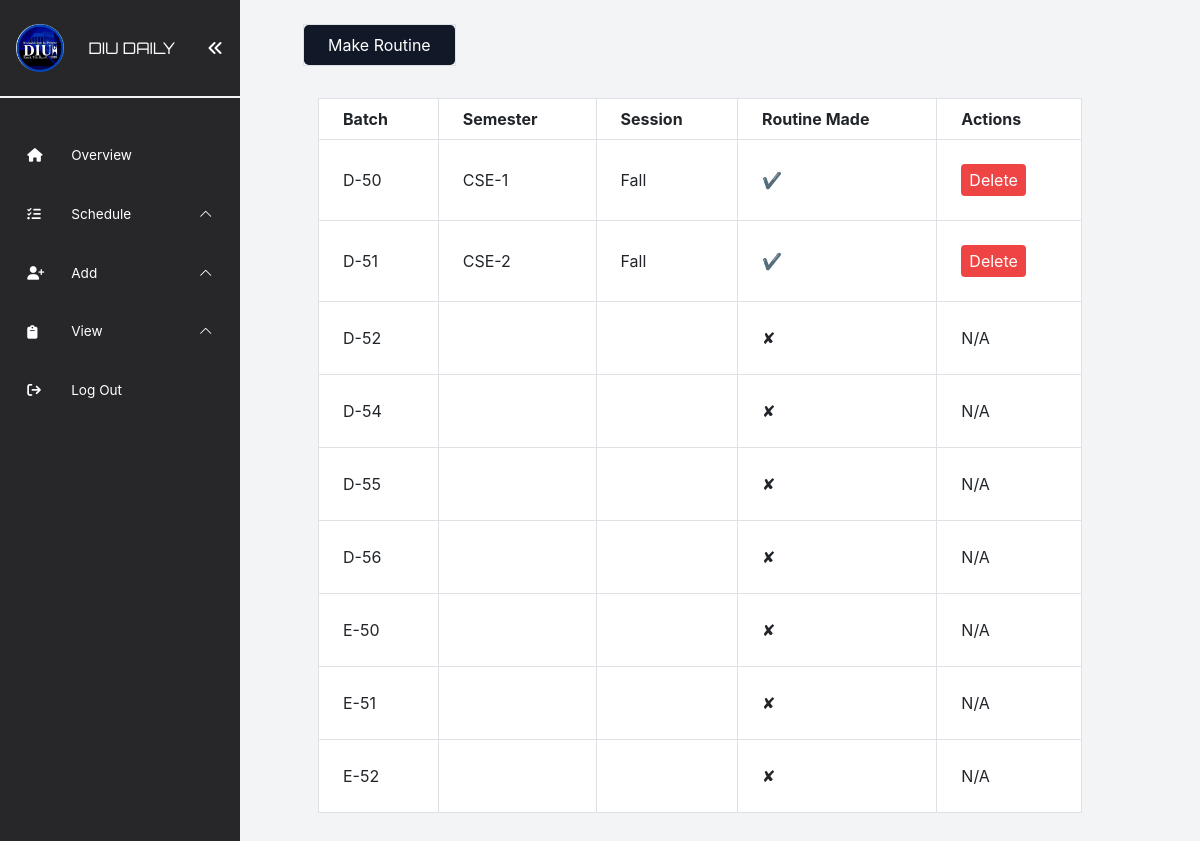
Page /src/admin/routine/show/batch_show.php (signed in) on the committed database.
### tables this page shows
CREATE TABLE `batch` (
  `batch_id` int(11) NOT NULL,
  `batch_number` varchar(10) NOT NULL,
  `department_id` int(11) NOT NULL,
  `batch_shift` enum('day','evening') NOT NULL
);

### src/admin/routine/show/batch_show.php (the view, shortened to what this page needs)
<?php
include("../../../../database/config.php");
include("../../../include/adminNavbar.php");
$batchQuery = "SELECT batch.batch_id, batch.batch_number, semester.semester_name, routine.session, COUNT(routine.routine_id) AS routine_count
               FROM batch
               LEFT JOIN routine ON batch.batch_id = routine.batch
               LEFT JOIN semester ON routine.semester = semester.semester_id
               GROUP BY batch.batch_id, batch.batch_number, semester.semester_name, routine.session";
$batchResult = $conn->query($batchQuery);
?>
<div class="flex flex-col min-h-screen w-full">
  <div class="flex justify-between mt-4">
    <div>
      <p class="border border-black flex">
        <a href="select.php"
          class="inline-block px-4 py-2 bg-gray-900 text-white rounded-lg hover:bg-gray-600 hover:no-underline">
          Make Routine
        </a>
      </p>
    </div>
  </div>
  <div class="container mx-auto py-8">
    <table class="table-auto w-full bg-white">
      <thead>
        <tr>
          <th class="px-4 border py-2">Batch</th>
          <th class="px-4 border py-2">Semester</th>
          <th class="px-4 border py-2">Session</th>
          <th class="px-4 border py-2">Routine Made</th>
          <th class="px-4 border py-2">Actions</th>
        </tr>
      </thead>
      <tbody>
        <?php
        while ($row = $batchResult->fetch_assoc()) {
          $batchId = $row['batch_id'];
          $batchName = $row['batch_number'];
          $semesterName = $row['semester_name'];
          $session = $row['session'];
          $routineCount = $row['routine_count'];
          $symbol = ($routineCount > 0) ? '✔' : '✘';
          echo "<tr>";
          echo "<td class='border px-4 py-4'>$batchName</td>";
          echo "<td class='border px-4 py-4'>$semesterName</td>";
          echo "<td class='border px-4 py-4'>$session</td>";
          echo "<td class='border px-4 py-4'>$symbol</td>";
          echo "<td class='border px-4 py-4'>";
          if ($routineCount > 0) {
            echo "<button onclick=\"deleteRoutine($batchId, '$semesterName', '$session')\" class='bg-red-500 text-white px-2 py-1 rounded hover:bg-red-700'>Delete</button>";
          } else {
            echo "N/A";
          }
          echo "</td>";
          echo "</tr>";
        }
        ?>
      </tbody>
    </table>
  </div>
</div>
</body>
</html>

### rows in the picture
batch: batch_number "D-50", semesterName "CSE-1", session "Fall", symbol "✔"
batch: batch_number "D-51", semesterName "CSE-2", session "Fall", symbol "✔"
batch: batch_number "D-52", symbol "✘", shows "N/A"
batch: batch_number "D-54", symbol "✘", shows "N/A"
batch: batch_number "D-55", symbol "✘", shows "N/A"
batch: batch_number "D-56", symbol "✘", shows "N/A"
batch: batch_number "E-50", symbol "✘", shows "N/A"
batch: batch_number "E-51", symbol "✘", shows "N/A"
batch: batch_number "E-52", symbol "✘", shows "N/A"
